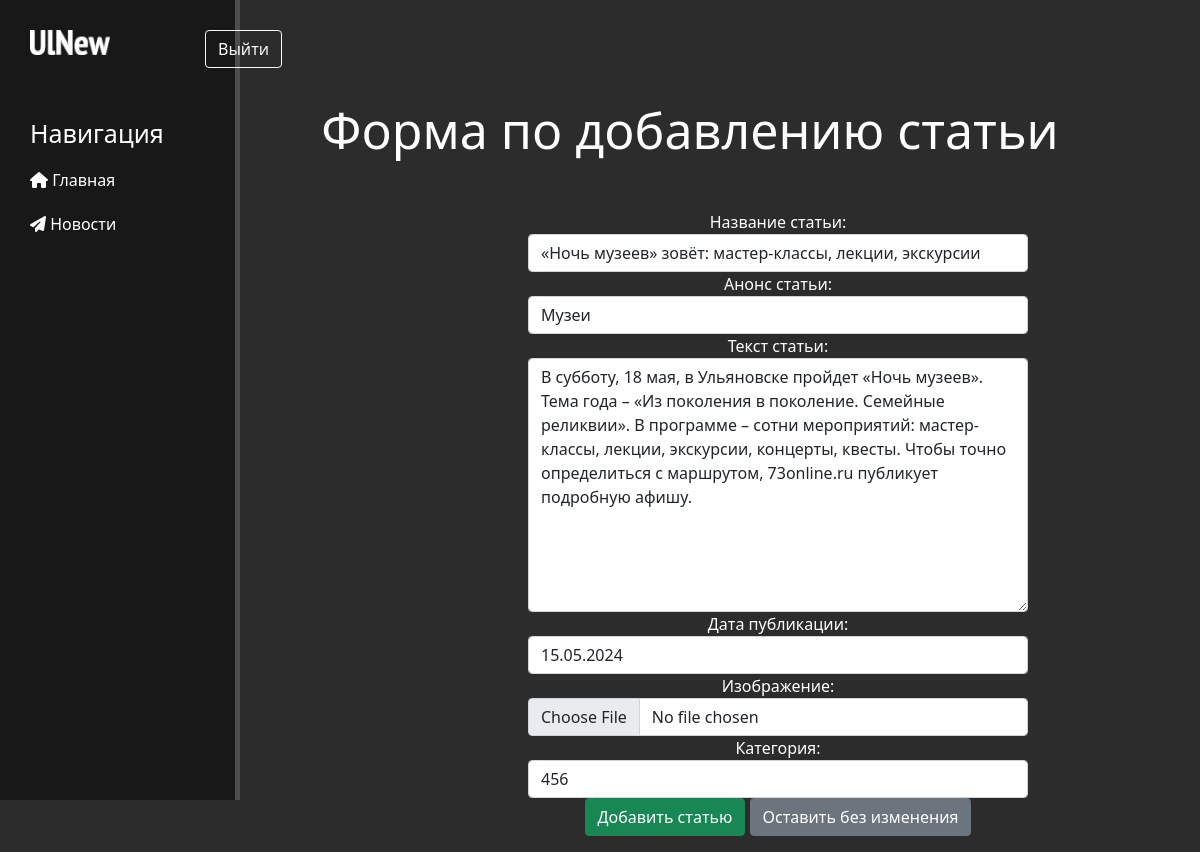
The app's page /news/11/update (signed in) with its own data.
### news/models.py (models this page shows, shortened)
class Articles(models.Model):
    title = models.CharField('Название', max_length=100)
    anons = models.CharField('Анонс', max_length=100)
    full_text = models.TextField('Статья')
    date = models.DateTimeField('Дата публикации')
    image = models.ImageField('Изображение', upload_to='news_images/', null=True, blank=True)
    category = models.ForeignKey(Category, on_delete=models.CASCADE, verbose_name='Категория', null=True)
    class Meta:
        verbose_name = 'Новость'
        verbose_name_plural = 'Новости'

### news/views.py (the view)
# urls.py: path('<int:pk>/update', views.NewsUpdateView.as_view(), name='news-update'),
class NewsUpdateView(UpdateView):
    model = Articles
    template_name = 'news/create.html'
    form_class = ArticlesForm

### news/forms.py
class ArticlesForm(ModelForm):
    class Meta:
        model = Articles
        fields = ['title', 'anons', 'full_text', 'date', 'image', 'category']
        widgets = {
            "title": TextInput(attrs={
                'class': 'form-control',
                'placeholder': 'Название статьи'
            }),
            "anons": TextInput(attrs={
                'class': 'form-control',
                'placeholder': 'Анонс статьи'
            }),
            "date": DateInput(attrs={
                'class': 'form-control',
                'placeholder': 'дд.мм.гггг'
            }),
            "full_text": Textarea(attrs={
                'class': 'form-control',
                'placeholder': 'Текст статьи'
            }),
            "image": FileInput(attrs={
                'class': 'form-control',
            }),
            "category": Select(attrs={
                'class': 'form-control',
            }),
        }

### news/models.py (called while the page is built)
    def __str__(self):
        return self.name

### news/templates/news/create.html (shortened to what this page needs)
{% extends 'main/layout.html' %}
{% block content %}
    <div class="features">
        <h1>Форма по добавлению статьи</h1>
        <form method="post" enctype="multipart/form-data">
            <div class="form-group">
                <label for="title">Название статьи:</label>
                {{ form.title }}
            </div>
            <div class="form-group">
                <label for="anons">Анонс статьи:</label>
                {{ form.anons }}
            </div>
            <div class="form-group">
                <label for="full_text">Текст статьи:</label>
                {{ form.full_text }}
            </div>
            <div class="form-group">
                <label for="date">Дата публикации:</label>
                {{ form.date }}
            </div>
            <div class="form-group">
                <label for="image">Изображение:</label>
                {{ form.image }}
            </div>
            <div class="form-group">
                <label for="category">Категория:</label>
                {{ form.category }}
            </div>
            <button class="btn btn-success" type="submit">Добавить статью</button>
            <a href="{% url 'news_home' %}" class="btn btn-secondary">Оставить без изменения</a>
        </form>
    </div>
{% endblock %}

### main/static/main/css/main.css (style rules this page uses)
body { background: #2c2c2c !important; }
main .features { float: left; color: #fff; margin-top: 100px; text-align: center; width: 75%; }
main .features h1 { font-size: 50px; }
form { margin-left: 32%; width: 500px; margin-top: 50px; }

### records on screen
Articles: title "«Ночь музеев» зовёт: мастер-классы, лекции, экскурсии", anons "Музеи", full_text "В субботу, 18 мая, в Ульяновске пройдет «Ночь музеев». Тема года – «Из поколения в поколение. Семейные реликвии». В программе – сотни мероприятий: мастер-классы, лекции, экскурсии, концерты, квесты. Чтобы точно определиться с маршрутом, 73online.ru публикует подробную афишу.", date "15.05.2024", category "456"
